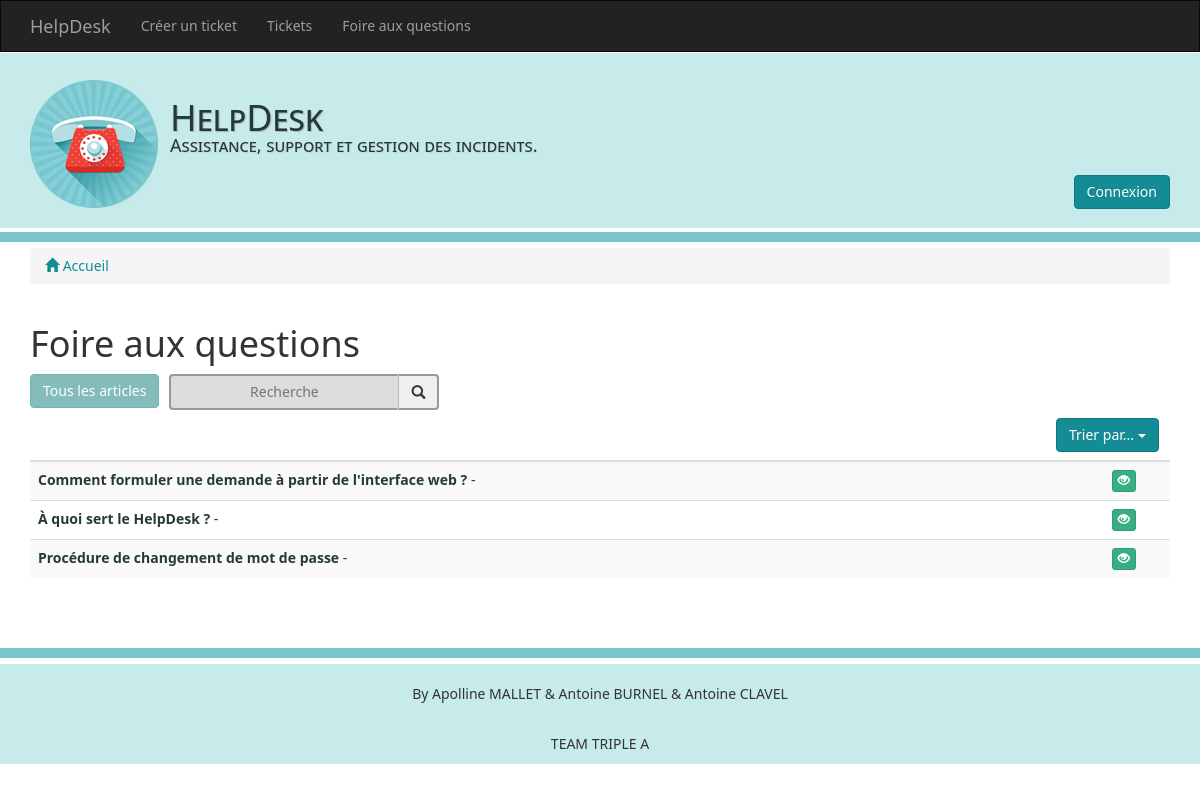
The app's page /faqs with its own data.
### tables this page shows
CREATE TABLE IF NOT EXISTS `faq` (
`id` int(11) NOT NULL,
  `titre` varchar(100) NOT NULL,
  `contenu` text NOT NULL,
  `dateCreation` timestamp NOT NULL DEFAULT CURRENT_TIMESTAMP ON UPDATE CURRENT_TIMESTAMP,
  `idCategorie` int(11) DEFAULT NULL,
  `idUser` int(11) NOT NULL,
  `version` varchar(20) NOT NULL DEFAULT '1.0',
  `popularity` int(11) NOT NULL,
  `disable` tinyint(1) NOT NULL
);

### app/config.php (called while the page is built)
<?php
return array(
		"siteUrl"=>"http://127.0.0.1/helpdesk/",
		"documentRoot"=>"DefaultC",
		"database"=>[
				"dbName"=>"helpdesk-TripleA",
				"serverName"=>"127.0.0.1",
				"port"=>"3306",
				"user"=>"root",
				"password"=>""
		],
		"directories"=>["my","tests"],
		"test"=>true
);

### app/micro/controllers/Autoloader.php (called while the page is built, shortened)
<?php
class Autoloader{
	public static function autoload($class){
		global $config;
		$find=false;
		if(file_exists(ROOT.DS."controllers".DS.$class.".php")){
			$find=true;
		}
		else if(file_exists(ROOT.DS."models".DS.$class.".php")){
			$find=true;
		}
		else if(file_exists(ROOT.DS."framework".DS.$class.".php")){
			require_once(ROOT.DS."framework".DS.$class.".php");
			$find=true;
		}
		else{
			foreach ($config["directories"] as $directory){
				if(file_exists(ROOT.DS.$directory.DS.$class.".php")){
					$find=true;
					break;
				}
			}
		}
		if($find===false){
			$nameSpace = explode('\\', $class);
			foreach($nameSpace as $key =>  $value){
				$keys=array_keys($nameSpace);
				if(end($keys) !== $key){
					$nameSpace[$key] = strtolower($value);
				}
			}
			$class = implode(DS, $nameSpace);
		}
	}
}

### app/micro/orm/Reflexion.php (called while the page is built, shortened)
<?php
require_once ROOT.DS.'micro/addendum/annotations.php';
class Reflexion{
	public static function getProperties($instance){
		$reflect = new \ReflectionClass($instance);
		$props   = $reflect->getProperties();
		return $props;
	}
	public static function getAnnotationMember($class,$member,$annotation)
	{
		$rap=new \ReflectionAnnotatedProperty($class, $member);
		if($rap!=null)
			$annot=$rap->getAnnotation($annotation);
		return $annot;
	}
	public static function getMembersWithAnnotation($class,$annotation){
		$props=Reflexion::getProperties(new $class());
		$ret=array();
		return $ret;
	}
}

### app/micro/addendum/annotations.php (called while the page is built, shortened)
<?php
	class AnnotationsCollection {
		private $annotations;
		public function __construct($annotations) {
			$this->annotations = $annotations;
		}
		public function getAnnotation($class) {
			$class = Addendum::resolveClassName($class);
			return isset($this->annotations[$class]) ? end($this->annotations[$class]) : false;
		}
	}
	class AnnotationsBuilder {
		private static $cache = array();
		public function build($targetReflection) {
			$data = $this->parse($targetReflection);
			$annotations = array();
			return new AnnotationsCollection($annotations);
		}
		private function parse($reflection) {
			$key = $this->createName($reflection);
			if(!isset(self::$cache[$key])) {
				$parser = new AnnotationsMatcher;
				self::$cache[$key] = $data;
			}
			return self::$cache[$key];
		}
		private function createName($target) {
			if($target instanceof ReflectionMethod) {
				return $target->getDeclaringClass()->getName().'::'.$target->getName();
			} elseif($target instanceof ReflectionProperty) {
				return $target->getDeclaringClass()->getName().'::$'.$target->getName();
			} else {
				return $target->getName();
			}
		}
		protected function getDocComment($reflection) {
			return Addendum::getDocComment($reflection);
		}
	}
	class ReflectionAnnotatedClass extends ReflectionClass {
		private $annotations;
		public function __construct($class) {
			$this->annotations = $this->createAnnotationBuilder()->build($this);
		}
		public function getAnnotation($annotation) {
			return $this->annotations->getAnnotation($annotation);
		}
		protected function createAnnotationBuilder() {
			return new AnnotationsBuilder();
		}
	}
	class ReflectionAnnotatedProperty extends ReflectionProperty {
		private $annotations;
		public function __construct($class, $name) {
			$this->annotations = $this->createAnnotationBuilder()->build($this);
		}
		public function getAnnotation($annotation) {
			return $this->annotations->getAnnotation($annotation);
		}
		public function getDeclaringClass() {
			$class = parent::getDeclaringClass();
			return new ReflectionAnnotatedClass($class->getName());
		}
		protected function createAnnotationBuilder() {
			return new AnnotationsBuilder();
		}
	}
	class Addendum {
		private static $rawMode;
		private static $classnames = array();
		private static $annotations = false;
		public static function getDocComment($reflection) {
			if(self::checkRawDocCommentParsingNeeded()) {
				$docComment = new DocComment();
				return $docComment->get($reflection);
			} else {
				return $reflection->getDocComment();
			}
		}
		private static function checkRawDocCommentParsingNeeded() {
			if(self::$rawMode === null) {
				$reflection = new ReflectionClass('Addendum');
				$method = $reflection->getMethod('checkRawDocCommentParsingNeeded');
			}
			return self::$rawMode;
		}
		public static function setRawMode($enabled = true) {
			if($enabled) {
				require_once(dirname(__FILE__).'/annotations/doc_comment.php');
			}
			self::$rawMode = $enabled;
		}
		public static function resolveClassName($class) {
			if(isset(self::$classnames[$class])) return self::$classnames[$class];
			$matching = array();
			foreach(self::getDeclaredAnnotations() as $declared) {
				if($declared == $class) {
					$matching[] = $declared;
				} else {
					$pos = strrpos($declared, "_$class");
				}
			}
			$result = null;
			switch(count($matching)) {
				case 1: $result = $matching[0]; break;
			}
			self::$classnames[$class] = $result;
			return $result;
		}
		private static function getDeclaredAnnotations() {
			if(!self::$annotations) {
				self::$annotations = array();
				foreach(get_declared_classes() as $class) {
					if(is_subclass_of($class, 'Annotation') || $class == 'Annotation') self::$annotations[] = $class;
				}
			}
			return self::$annotations;
		}
	}
?>

### app/micro/addendum/annotations/doc_comment.php (called while the page is built, shortened)
<?php
	class DocComment {
		private static $classes = array();
		private static $fields = array();
		public function get($reflection) {
			if($reflection instanceof ReflectionClass) {
				return $this->forClass($reflection);
			} elseif($reflection instanceof ReflectionMethod) {
				return $this->forMethod($reflection);
			} elseif($reflection instanceof ReflectionProperty) {
				return $this->forProperty($reflection);
			}
		}
		public function forClass($reflection) {
			$name = $reflection->getName();
			return isset(self::$classes[$name]) ? self::$classes[$name] : false;
		}
		public function forProperty($reflection) {
			$class = $reflection->getDeclaringClass()->getName();
			$field = $reflection->getName();
			return isset(self::$fields[$class][$field]) ? self::$fields[$class][$field] : false;
		}
		protected function parse($file) {
			$tokens = $this->getTokens($file);
			$max = count($tokens);
			$i = 0;
			while($i < $max) {
				$token = $tokens[$i];
				if(is_array($token)) {
					list($code, $value) = $token;
					switch($code) {
						case T_CLASS:
							$class = $this->getString($tokens, $i, $max);
							break;
						case T_VARIABLE:
							if($comment !== false) {
								$field = substr($token[1], 1);
								self::$fields[$class][$field] = $comment;
								$comment = false;
							}
							break;
						case T_FUNCTION:
							if($comment !== false) {
								$function = $this->getString($tokens, $i, $max);
								self::$methods[$class][$function] = $comment;
								$comment = false;
							}
							break;
						case T_WHITESPACE:
						case T_PUBLIC:
						case T_PROTECTED:
						case T_PRIVATE:
						case T_ABSTRACT:
						case T_FINAL:
						case T_VAR:
							break;
						default:
							$comment = false;
							break;
					}
				} else {
					$comment = false;
				}
				$i++;
			}
		}
		private function getString($tokens, &$i, $max) {
			do {
				$token = $tokens[$i];
				$i++;
				if(is_array($token)) {
					if($token[0] == T_STRING) {
						return $token[1];
					}
				}
			} while($i <= $max);
			return false;
		}
		private function getTokens($file) {
			return token_get_all(file_get_contents($file));
		}
	}
?>

### app/controllers/Faqs.php (the view, shortened to what this page needs)
<?php
class Faqs extends \_DefaultController {
	private $where="1=1";
	public function Faqs(){
		$this->model="Faq";
	}
	public function index($param=null){
	global $config;
		$this->orderBy="order by idCategorie";
		$baseHref=get_class($this);
		$currentOrder="";
		$func="getRien";
		$objects=DAO::getAll($this->model,$this->where." ".$this->orderBy);
		echo "<ul style='list-style:none; padding:0 0 0 0;'>";
		echo "<li style='float:left; margin-right:10px;'><a class='btn btn-info' href='".$config["siteUrl"].$baseHref."'>Tous les articles</a></li>";
		echo 	'<form method="post" action="faqs/search/mess/'.@$param[1].'">
					<li style="float:left;"><input name="titre" class="btn" style="background-color:#ddd; color:#000; cursor:text; border-radius:4px 0px 0px 4px; border-top:solid 2px #999; border-bottom:solid 2px #999; border-left:solid 2px #999;" placeholder="Recherche"></input></li>
					<li style="float:left;"><button type="submit" class="btn glyphicon glyphicon-search" id="btUpdateTitre" style="border-radius:0px 4px 4px 0px; top:0px; border-top:solid 2px #999; border-bottom:solid 2px #999; border-right:solid 2px #999; border-left:solid 1px #bbb"><?php echo $ajou_modif?></button></li>
				</form>
				</ul>';
		echo "<table class='table table-striped'>";
		echo "<thead>";
			echo "<tr>";
				echo "<th colspan='5' style='padding-left:90%'>";
				echo "<div class='btn-group'>";
					echo "<button type='button' class='btn btn-primary dropdown-toggle' data-toggle='dropdown' aria-expanded='false'>";
						echo "Trier par... <span class='caret'></span>";
					echo "</button>";
				echo "</div>";
				echo "</th>";
			echo "</tr>";
		echo "</thead>";
		echo "<tbody>";
		if (Auth::isAdmin()){
			foreach ($objects as $object){
				if($currentOrder!=$object->$func()."" && $func=="getCategorie"){
					echo "<tr><td colspan='2'><h2>".$object->$func()."</h2></td></tr>";
					$currentOrder=$object->$func()."";
				}
				else{
					$currentOrder=$object->$func()."";
				}
				echo "<tr>";
				echo "<td class='titre-faq' style='width:80%'><a href='".$baseHref."/frm2/".$object->getId()."' style='color:#253939'><b>".$object->getTitre()."</b> - ".$object->getUser()."</a></td>";
				echo "<td>".$object->getPopularity()."</td>";
				echo "<td class='td-center'><a class='btn btn-success btn-xs' href='".$baseHref."/frm2/".$object->getId()."'><span class='glyphicon glyphicon-eye-open' aria-hidden='true'></span></a></td>";
				if (Auth::getUser()==$object->getUser()){
					echo "<td class='td-center'><a class='btn btn-primary btn-xs' href='".$baseHref."/frm/".$object->getId()."'><span class='glyphicon glyphicon-edit' aria-hidden='true'></span></a></td>";
					if ($object->getDisable()=="0"){
						echo "<td class='td-center'><a class='btn btn-warning btn-xs' href='".$baseHref."/disable/".$object->getId()."'><span class='glyphicon glyphicon-pause' aria-hidden='true'></span></a></td>";
					}
					else {
						echo "<td class='td-center'><a class='btn btn-info btn-xs' href='".$baseHref."/activate/".$object->getId()."'><span class='glyphicon glyphicon-play' aria-hidden='true'></span></a></td>";
					}
					echo "<td class='td-center'><a class='btn btn-danger btn-xs' href='".$baseHref."/delete/".$object->getId()."'><span class='glyphicon glyphicon-remove' aria-hidden='true'></span></a></td>";
				}
			}
			echo "</tr>";
		}
		else {
			foreach ($objects as $object){
				if ($object->getDisable()=="0"){
					echo "<tr>";
					echo "<td class='titre-faq'><a href='".$baseHref."/frm2/".$object->getId()."' style='color:#253939'><b>".$object->getTitre()."</b> - ".$object->getUser()."</a></td>";
					echo "<td class='td-center'><a class='btn btn-success btn-xs' href='".$baseHref."/frm2/".$object->getId()."'><span class='glyphicon glyphicon-eye-open' aria-hidden='true'></span></a></td>";
				}
			}
			echo "</tr>";
		}
		echo "</tbody>";
		echo "</table>";
	}
}

### assets/css/styles.css (style rules this page uses)
body { font-weight: 400; }
.td-center { text-align: center; }

### records on screen
faq: titre "Comment formuler une demande à partir de l'interface web ?"
faq: titre "À quoi sert le HelpDesk ?"
faq: titre "Procédure de changement de mot de passe"

### other values on screen
$this->title "Foire aux questions"
